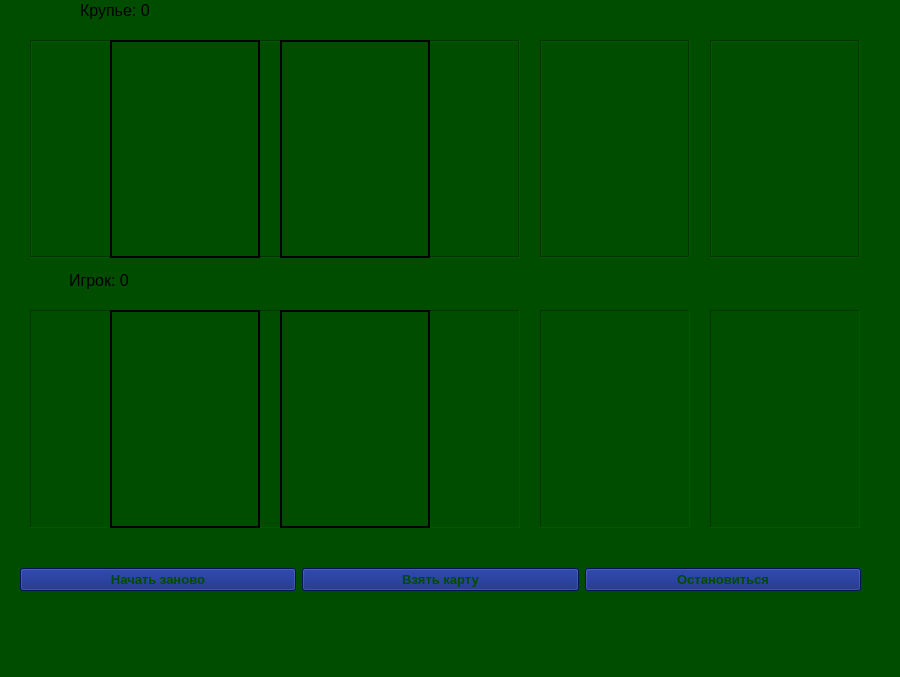
<?xml version="1.0" encoding="UTF-8"?>
<ui version="4.0">
 <class>MainWindow</class>
 <widget class="QMainWindow" name="MainWindow">
  <property name="geometry">
   <rect>
    <x>0</x>
    <y>0</y>
    <width>900</width>
    <height>677</height>
   </rect>
  </property>
  <property name="windowTitle">
   <string>MainWindow</string>
  </property>
  <property name="styleSheet">
   <string notr="true">background-color: rgb(0, 77, 0);;</string>
  </property>
  <widget class="QWidget" name="centralwidget">
   <widget class="QLabel" name="dealerCard1">
    <property name="geometry">
     <rect>
      <x>30</x>
      <y>40</y>
      <width>150</width>
      <height>218</height>
     </rect>
    </property>
    <property name="frameShape">
     <enum>QFrame::Box</enum>
    </property>
    <property name="frameShadow">
     <enum>QFrame::Sunken</enum>
    </property>
    <property name="text">
     <string/>
    </property>
    <property name="pixmap">
     <pixmap>images/cards/2_of_clubs.png</pixmap>
    </property>
    <property name="scaledContents">
     <bool>true</bool>
    </property>
   </widget>
   <widget class="QLabel" name="playerCard1">
    <property name="geometry">
     <rect>
      <x>30</x>
      <y>310</y>
      <width>150</width>
      <height>218</height>
     </rect>
    </property>
    <property name="frameShape">
     <enum>QFrame::Panel</enum>
    </property>
    <property name="frameShadow">
     <enum>QFrame::Sunken</enum>
    </property>
    <property name="text">
     <string/>
    </property>
    <property name="pixmap">
     <pixmap>images/cards/2_of_diamonds.png</pixmap>
    </property>
    <property name="scaledContents">
     <bool>true</bool>
    </property>
   </widget>
   <widget class="QLabel" name="dlabel">
    <property name="geometry">
     <rect>
      <x>80</x>
      <y>0</y>
      <width>351</width>
      <height>21</height>
     </rect>
    </property>
    <property name="font">
     <font>
      <pointsize>12</pointsize>
     </font>
    </property>
    <property name="text">
     <string>Крупье: 0</string>
    </property>
   </widget>
   <widget class="QLabel" name="dealerCard2">
    <property name="geometry">
     <rect>
      <x>200</x>
      <y>40</y>
      <width>150</width>
      <height>218</height>
     </rect>
    </property>
    <property name="frameShape">
     <enum>QFrame::Box</enum>
    </property>
    <property name="frameShadow">
     <enum>QFrame::Sunken</enum>
    </property>
    <property name="text">
     <string/>
    </property>
    <property name="pixmap">
     <pixmap>images/cards/2_of_clubs.png</pixmap>
    </property>
    <property name="scaledContents">
     <bool>true</bool>
    </property>
   </widget>
   <widget class="QLabel" name="dealerCard3">
    <property name="geometry">
     <rect>
      <x>370</x>
      <y>40</y>
      <width>150</width>
      <height>218</height>
     </rect>
    </property>
    <property name="frameShape">
     <enum>QFrame::Box</enum>
    </property>
    <property name="frameShadow">
     <enum>QFrame::Sunken</enum>
    </property>
    <property name="text">
     <string/>
    </property>
    <property name="pixmap">
     <pixmap>images/cards/2_of_clubs.png</pixmap>
    </property>
    <property name="scaledContents">
     <bool>true</bool>
    </property>
   </widget>
   <widget class="QLabel" name="dealerCard4">
    <property name="geometry">
     <rect>
      <x>540</x>
      <y>40</y>
      <width>150</width>
      <height>218</height>
     </rect>
    </property>
    <property name="frameShape">
     <enum>QFrame::Box</enum>
    </property>
    <property name="frameShadow">
     <enum>QFrame::Sunken</enum>
    </property>
    <property name="text">
     <string/>
    </property>
    <property name="pixmap">
     <pixmap>images/cards/2_of_clubs.png</pixmap>
    </property>
    <property name="scaledContents">
     <bool>true</bool>
    </property>
   </widget>
   <widget class="QLabel" name="dealerCard5">
    <property name="geometry">
     <rect>
      <x>710</x>
      <y>40</y>
      <width>150</width>
      <height>218</height>
     </rect>
    </property>
    <property name="frameShape">
     <enum>QFrame::Box</enum>
    </property>
    <property name="frameShadow">
     <enum>QFrame::Sunken</enum>
    </property>
    <property name="text">
     <string/>
    </property>
    <property name="pixmap">
     <pixmap>images/cards/2_of_clubs.png</pixmap>
    </property>
    <property name="scaledContents">
     <bool>true</bool>
    </property>
   </widget>
   <widget class="QLabel" name="playerCard2">
    <property name="geometry">
     <rect>
      <x>200</x>
      <y>310</y>
      <width>150</width>
      <height>218</height>
     </rect>
    </property>
    <property name="frameShape">
     <enum>QFrame::Panel</enum>
    </property>
    <property name="frameShadow">
     <enum>QFrame::Sunken</enum>
    </property>
    <property name="text">
     <string/>
    </property>
    <property name="pixmap">
     <pixmap>images/cards/2_of_diamonds.png</pixmap>
    </property>
    <property name="scaledContents">
     <bool>true</bool>
    </property>
   </widget>
   <widget class="QLabel" name="playerCard3">
    <property name="geometry">
     <rect>
      <x>370</x>
      <y>310</y>
      <width>150</width>
      <height>218</height>
     </rect>
    </property>
    <property name="frameShape">
     <enum>QFrame::Panel</enum>
    </property>
    <property name="frameShadow">
     <enum>QFrame::Sunken</enum>
    </property>
    <property name="text">
     <string/>
    </property>
    <property name="pixmap">
     <pixmap>images/cards/2_of_diamonds.png</pixmap>
    </property>
    <property name="scaledContents">
     <bool>true</bool>
    </property>
   </widget>
   <widget class="QLabel" name="playerCard4">
    <property name="geometry">
     <rect>
      <x>540</x>
      <y>310</y>
      <width>150</width>
      <height>218</height>
     </rect>
    </property>
    <property name="frameShape">
     <enum>QFrame::Panel</enum>
    </property>
    <property name="frameShadow">
     <enum>QFrame::Sunken</enum>
    </property>
    <property name="text">
     <string/>
    </property>
    <property name="pixmap">
     <pixmap>images/cards/2_of_diamonds.png</pixmap>
    </property>
    <property name="scaledContents">
     <bool>true</bool>
    </property>
   </widget>
   <widget class="QLabel" name="playerCard5">
    <property name="geometry">
     <rect>
      <x>710</x>
      <y>310</y>
      <width>150</width>
      <height>218</height>
     </rect>
    </property>
    <property name="frameShape">
     <enum>QFrame::Panel</enum>
    </property>
    <property name="frameShadow">
     <enum>QFrame::Sunken</enum>
    </property>
    <property name="text">
     <string/>
    </property>
    <property name="pixmap">
     <pixmap>images/cards/2_of_diamonds.png</pixmap>
    </property>
    <property name="scaledContents">
     <bool>true</bool>
    </property>
   </widget>
   <widget class="QWidget" name="horizontalLayoutWidget">
    <property name="geometry">
     <rect>
      <x>20</x>
      <y>540</y>
      <width>841</width>
      <height>80</height>
     </rect>
    </property>
    <layout class="QHBoxLayout" name="actions">
     <item>
      <widget class="QPushButton" name="btn_restart">
       <property name="font">
        <font>
         <pointsize>10</pointsize>
         <weight>75</weight>
         <bold>true</bold>
        </font>
       </property>
       <property name="styleSheet">
        <string notr="true">background-color: rgb(4, 26, 120);
color: rgb(0, 77, 0);</string>
       </property>
       <property name="text">
        <string>Начать заново</string>
       </property>
      </widget>
     </item>
     <item>
      <widget class="QPushButton" name="btn_hit">
       <property name="font">
        <font>
         <pointsize>10</pointsize>
         <weight>75</weight>
         <bold>true</bold>
        </font>
       </property>
       <property name="styleSheet">
        <string notr="true">background-color: rgb(4, 26, 120);
color: rgb(0, 77, 0);</string>
       </property>
       <property name="text">
        <string>Взять карту</string>
       </property>
      </widget>
     </item>
     <item>
      <widget class="QPushButton" name="btn_stand">
       <property name="font">
        <font>
         <pointsize>10</pointsize>
         <weight>75</weight>
         <bold>true</bold>
        </font>
       </property>
       <property name="styleSheet">
        <string notr="true">background-color: rgb(4, 26, 120);
color: rgb(0, 77, 0);</string>
       </property>
       <property name="text">
        <string>Остановиться</string>
       </property>
      </widget>
     </item>
    </layout>
   </widget>
   <widget class="QLabel" name="playerCard6">
    <property name="geometry">
     <rect>
      <x>110</x>
      <y>310</y>
      <width>150</width>
      <height>218</height>
     </rect>
    </property>
    <property name="frameShape">
     <enum>QFrame::Box</enum>
    </property>
    <property name="lineWidth">
     <number>2</number>
    </property>
    <property name="text">
     <string/>
    </property>
    <property name="pixmap">
     <pixmap>images/cards/2_of_diamonds.png</pixmap>
    </property>
    <property name="scaledContents">
     <bool>true</bool>
    </property>
   </widget>
   <widget class="QLabel" name="playerCard7">
    <property name="geometry">
     <rect>
      <x>280</x>
      <y>310</y>
      <width>150</width>
      <height>218</height>
     </rect>
    </property>
    <property name="frameShape">
     <enum>QFrame::Box</enum>
    </property>
    <property name="lineWidth">
     <number>2</number>
    </property>
    <property name="text">
     <string/>
    </property>
    <property name="pixmap">
     <pixmap>images/cards/2_of_diamonds.png</pixmap>
    </property>
    <property name="scaledContents">
     <bool>true</bool>
    </property>
   </widget>
   <widget class="QLabel" name="dealerCard6">
    <property name="enabled">
     <bool>true</bool>
    </property>
    <property name="geometry">
     <rect>
      <x>110</x>
      <y>40</y>
      <width>150</width>
      <height>218</height>
     </rect>
    </property>
    <property name="frameShape">
     <enum>QFrame::Box</enum>
    </property>
    <property name="lineWidth">
     <number>2</number>
    </property>
    <property name="text">
     <string/>
    </property>
    <property name="pixmap">
     <pixmap>images/cards/2_of_clubs.png</pixmap>
    </property>
    <property name="scaledContents">
     <bool>true</bool>
    </property>
   </widget>
   <widget class="QLabel" name="dealerCard7">
    <property name="enabled">
     <bool>true</bool>
    </property>
    <property name="geometry">
     <rect>
      <x>280</x>
      <y>40</y>
      <width>150</width>
      <height>218</height>
     </rect>
    </property>
    <property name="autoFillBackground">
     <bool>false</bool>
    </property>
    <property name="styleSheet">
     <string notr="true"/>
    </property>
    <property name="frameShape">
     <enum>QFrame::Box</enum>
    </property>
    <property name="lineWidth">
     <number>2</number>
    </property>
    <property name="text">
     <string/>
    </property>
    <property name="pixmap">
     <pixmap>images/cards/2_of_clubs.png</pixmap>
    </property>
    <property name="scaledContents">
     <bool>true</bool>
    </property>
   </widget>
   <widget class="QWidget" name="horizontalLayoutWidget_2">
    <property name="geometry">
     <rect>
      <x>69</x>
      <y>260</y>
      <width>751</width>
      <height>41</height>
     </rect>
    </property>
    <layout class="QHBoxLayout" name="labels_layout">
     <item>
      <widget class="QLabel" name="plabel">
       <property name="font">
        <font>
         <pointsize>12</pointsize>
        </font>
       </property>
       <property name="text">
        <string>Игрок: 0</string>
       </property>
      </widget>
     </item>
     <item>
      <widget class="QLabel" name="res_label">
       <property name="font">
        <font>
         <pointsize>12</pointsize>
         <weight>75</weight>
         <bold>true</bold>
        </font>
       </property>
       <property name="text">
        <string/>
       </property>
      </widget>
     </item>
    </layout>
   </widget>
  </widget>
  <widget class="QMenuBar" name="menubar">
   <property name="geometry">
    <rect>
     <x>0</x>
     <y>0</y>
     <width>900</width>
     <height>26</height>
    </rect>
   </property>
  </widget>
  <widget class="QStatusBar" name="statusbar"/>
 </widget>
 <resources/>
 <connections/>
</ui>
